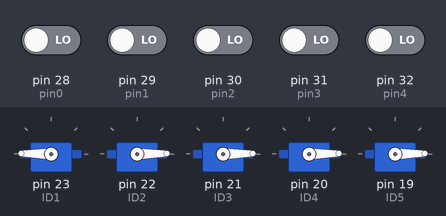
Recording of a sketch running on a simulated Arduino Mega 2560, built with avr-gcc and run on an emulated ATmega2560. On the bench: 5 × servo. The test bench sets the inputs (shaded band); at power-on: pin 28 (pin0), pin 29 (pin1), pin 30 (pin2), pin 31 (pin3), pin 32 (pin4) LOW.

Above: at 4.4 s.
4.5 s: pin 28 (pin0) driven HIGH
At 5.7 s:
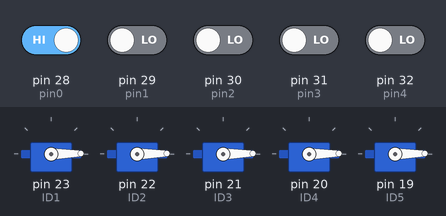
6.6 s: pin 29 (pin1) driven HIGH
At 8.4 s:
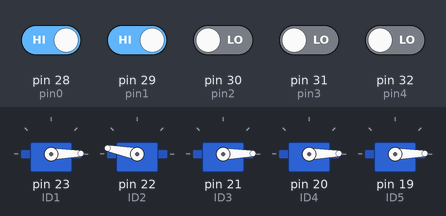
8.7 s: pin 30 (pin2) driven HIGH
At 10.1 s:
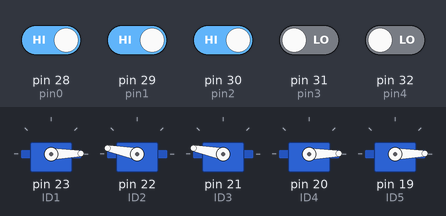
10.8 s: pin 31 (pin3) driven HIGH
At 11.7 s:
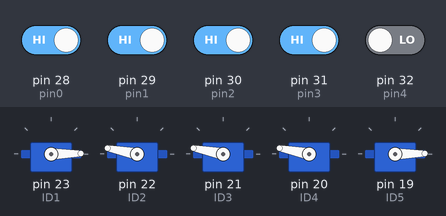
12.9 s: pin 32 (pin4) driven HIGH
At 14.5 s:
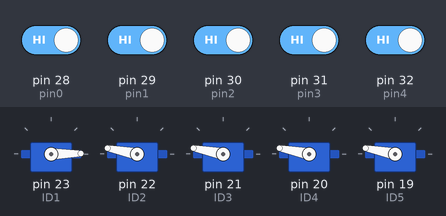
15.0 s: pin 28 (pin0) driven LOW
Timing chart, 0 to 18.0 s (numbered marks = the images above; inputs shaded):
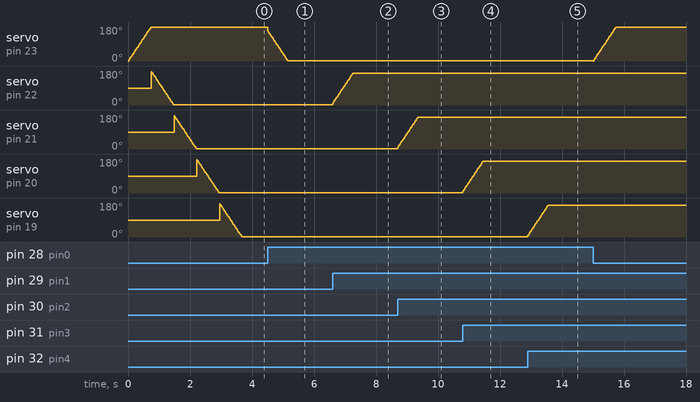

Measured:
- after the input at 4.5 s, servo on pin 23 (ID1): moves from 179° to 1° over 0.65 s, starting at once
- after the input at 6.6 s, servo on pin 22 (ID2): moves from 1° to 169° over 0.65 s, starting at once
- after the input at 8.7 s, servo on pin 21 (ID3): moves from 1° to 169° over 0.65 s, starting at once
- after the input at 10.8 s, servo on pin 20 (ID4): moves from 1° to 169° over 0.65 s, starting at once
- after the input at 12.9 s, servo on pin 19 (ID5): moves from 1° to 169° over 0.65 s, starting at once

The sketch:

MatrixHandControl.ino
```cpp
#include <Servo.h>

Servo ID1;  // Define all servo motors for hand
Servo ID2;
Servo ID3;
Servo ID4;
Servo ID5;

int pin0 = 28;
int pin1 = 29;
int pin2 = 30;
int pin3 = 31;
int pin4 =32;

bool handControl[3][5] = {
{0, 0, 0, 0, 0}, // Checks the active state of each finger (handState)
{0, 0, 0, 0, 0}, // Checks previous position of finger (handPosition)
{1, 1, 1, 1, 1}  // Checks whether the finger should move based on active state & previous position (handActivate)
};

void setup() {
  Serial.begin(9600);

  ID1.attach(23);
  ID2.attach(22);
  ID3.attach(21);
  ID4.attach(20);
  ID5.attach(19);

  pinMode(pin0, INPUT);
  pinMode(pin1, INPUT);
  pinMode(pin2, INPUT);
  pinMode(pin3, INPUT);
  pinMode(pin4, INPUT);

}

void checkPos(){

  filterState();

  for(int i = 0; i < 5; i++){

    if(handControl[0][i] == handControl[1][i]){

      handControl[2][i] = 0;

    }

    else if(handControl[0] != handControl[1]){

      handControl[2][i] = 1;

      handControl[1][i] = handControl[0][i];
    }

  }

}

void activatePos(){

  for(int i = 0; i < 5; i++){

    if(handControl[2][i] == true){

      switch(handControl[1][i]){

        case 1:
          fingerOpen(i);
          break;

        case 0:
          fingerClose(i);
          break;

      }

      handControl[2][i] = false;

    }

  }

}

void fingerOpen(int fingerActive){

  switch(fingerActive){

    case 0:
      for(int j = 10; j < 170; j++){
        ID1.write(170 - j);
        delay(4);
      }
      break;

    case 1:
      for(int j = 10; j < 170; j++){
        ID2.write(j);
        delay(4);
      }
      break;

    case 2:
      for(int j = 10; j < 170; j++){
        ID3.write(j);
        delay(4);
      }
      break;

    case 3:
      for(int j = 10; j < 170; j++){
        ID4.write(j);
        delay(4);
      }
      break;

    case 4:
      for(int j = 10; j < 170; j++){
        ID5.write(j);
        delay(4);
      }
      break;
  }

}

void fingerClose(int fingerActive){

  switch(fingerActive){

    case 0:
      for(int j = 180; j >= 1; j--){
        ID1.write(180 - j);
        delay(4);
      }
      break;

    case 1:
      for(int j = 180; j >= 1; j--){
        ID2.write(j);
        delay(4);
      }
      break;

    case 2:
      for(int j = 180; j >= 1; j--){
        ID3.write(j);
        delay(4);
      }
      break;

    case 3:
      for(int j = 180; j >= 1; j--){
        ID4.write(j);
        delay(4);
      }
      break;

    case 4:
      for(int j = 180; j >= 1; j--){
        ID5.write(j);
        delay(4);
      }
      break;
  }


}

void filterState(){

  handControl[0][0] = digitalRead(pin0); //This is for dipswitch configuration & testing
  handControl[0][1] = digitalRead(pin1); //EMG reading will call seperate filter function to set hand states
  handControl[0][2] = digitalRead(pin2);
  handControl[0][3] = digitalRead(pin3);
  handControl[0][4] = digitalRead(pin4);

}

void loop() {

  activatePos(); //this function avoids the need for setup, already initialized
  checkPos(); //checks & updates position, state and activate

}
```
